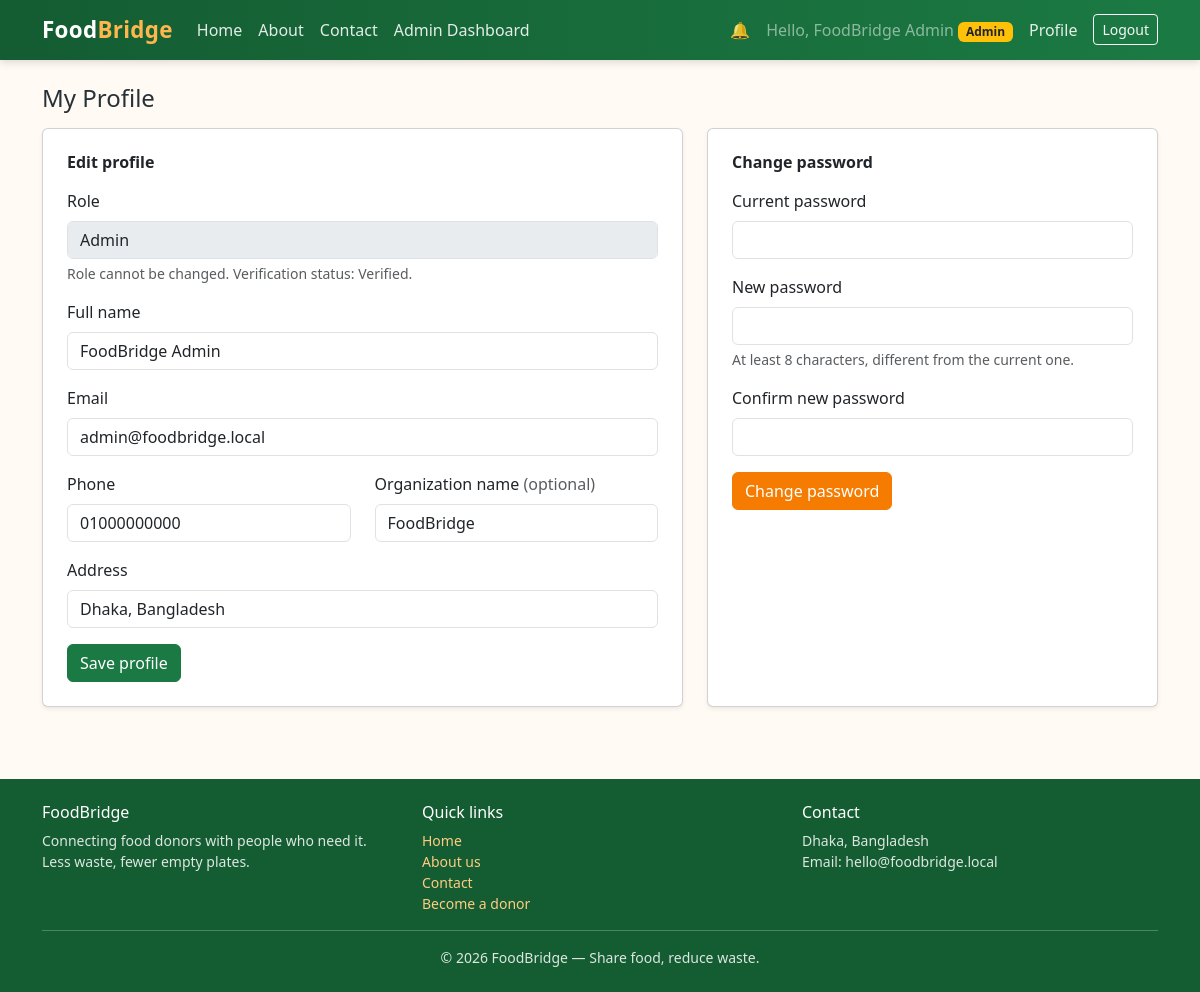
The app's page /profile.php (signed in) with its own data.
### tables this page shows
CREATE TABLE IF NOT EXISTS users (
    id                INT UNSIGNED AUTO_INCREMENT PRIMARY KEY,
    name              VARCHAR(100) NOT NULL,
    email             VARCHAR(150) NOT NULL UNIQUE,
    password          VARCHAR(255) NOT NULL,               
    phone             VARCHAR(20)  NULL,
    address           VARCHAR(255) NULL,
    role              ENUM('admin', 'donor', 'receiver') NOT NULL DEFAULT 'receiver',
    organization_name VARCHAR(150) NULL,
    is_verified       TINYINT(1)   NOT NULL DEFAULT 0,
    status            ENUM('active', 'inactive', 'suspended') NOT NULL DEFAULT 'active',
    created_at        TIMESTAMP    NOT NULL DEFAULT CURRENT_TIMESTAMP
);

### profile.php (the view, shortened to what this page needs)
<?php
require_once __DIR__ . '/config/db.php';
$userId = (int) $_SESSION['user_id'];
$stmt = $pdo->prepare('SELECT * FROM users WHERE id = ?');
$stmt->execute([$userId]);
$user = $stmt->fetch();
include __DIR__ . '/includes/header.php';
?>
<h1 class="h4 mb-3">My Profile</h1>
<div class="row g-4">
    <div class="col-lg-7">
        <div class="card shadow-sm h-100">
            <div class="card-body p-4">
                <h2 class="h6 fw-bold mb-3">Edit profile</h2>
                <form method="post" action="" novalidate>
                    <div class="mb-3">
                        <label class="form-label">Role</label>
                        <input type="text" class="form-control" value="<?= htmlspecialchars(ucfirst($user['role']), ENT_QUOTES, 'UTF-8') ?>" disabled>
                        <div class="form-text">Role cannot be changed. Verification status: <?= $user['is_verified'] ? 'Verified' : 'Not verified' ?>.</div>
                    </div>
                    <div class="mb-3">
                        <label class="form-label" for="name">Full name</label>
                        <input type="text" class="form-control" id="name" name="name" required
                               value="<?= htmlspecialchars($user['name'], ENT_QUOTES, 'UTF-8') ?>">
                    </div>
                    <div class="mb-3">
                        <label class="form-label" for="email">Email</label>
                        <input type="email" class="form-control" id="email" name="email" required
                               value="<?= htmlspecialchars($user['email'], ENT_QUOTES, 'UTF-8') ?>">
                    </div>
                    <div class="row">
                        <div class="col-md-6 mb-3">
                            <label class="form-label" for="phone">Phone</label>
                            <input type="text" class="form-control" id="phone" name="phone" required
                                   value="<?= htmlspecialchars($user['phone'] ?? '', ENT_QUOTES, 'UTF-8') ?>">
                        </div>
                        <div class="col-md-6 mb-3">
                            <label class="form-label" for="organization_name">Organization name <span class="text-muted">(optional)</span></label>
                            <input type="text" class="form-control" id="organization_name" name="organization_name"
                                   value="<?= htmlspecialchars($user['organization_name'] ?? '', ENT_QUOTES, 'UTF-8') ?>">
                        </div>
                    </div>
                    <div class="mb-3">
                        <label class="form-label" for="address">Address</label>
                        <input type="text" class="form-control" id="address" name="address" required
                               value="<?= htmlspecialchars($user['address'] ?? '', ENT_QUOTES, 'UTF-8') ?>">
                    </div>
                    <button type="submit" class="btn btn-fb-green">Save profile</button>
                </form>
            </div>
        </div>
    </div>
    <div class="col-lg-5">
        <div class="card shadow-sm h-100">
            <div class="card-body p-4">
                <h2 class="h6 fw-bold mb-3">Change password</h2>
                <form method="post" action="" novalidate>
                    <div class="mb-3">
                        <label class="form-label" for="current_password">Current password</label>
                        <input type="password" class="form-control" id="current_password" name="current_password" required>
                    </div>
                    <div class="mb-3">
                        <label class="form-label" for="new_password">New password</label>
                        <input type="password" class="form-control" id="new_password" name="new_password" required>
                        <div class="form-text">At least 8 characters, different from the current one.</div>
                    </div>
                    <div class="mb-3">
                        <label class="form-label" for="confirm_password">Confirm new password</label>
                        <input type="password" class="form-control" id="confirm_password" name="confirm_password" required>
                    </div>
                    <button type="submit" class="btn btn-fb-orange">Change password</button>
                </form>
            </div>
        </div>
    </div>
</div>
<?php include __DIR__ . '/includes/footer.php'; ?>

### assets/css/style.css (style rules this page uses)
:root { --fb-green: #1b7a43; --fb-green-dark: #145c32; --fb-green-light: #e6f4ec; --fb-orange: #f57c00; --fb-orange-dark: #e65100; --fb-cream: #fffaf3; }
body { background-color: var(--fb-cream); color: #263238; }
.btn-fb-orange { background-color: var(--fb-orange); border-color: var(--fb-orange); color: #fff; }
.btn-fb-green { background-color: var(--fb-green); border-color: var(--fb-green); color: #fff; }

### records on screen
users: role "Admin", name "FoodBridge Admin", email "admin@foodbridge.local", phone "01000000000", organization_name "FoodBridge", address "Dhaka, Bangladesh"

### other values on screen
$userName "FoodBridge Admin"
$role "Admin"
